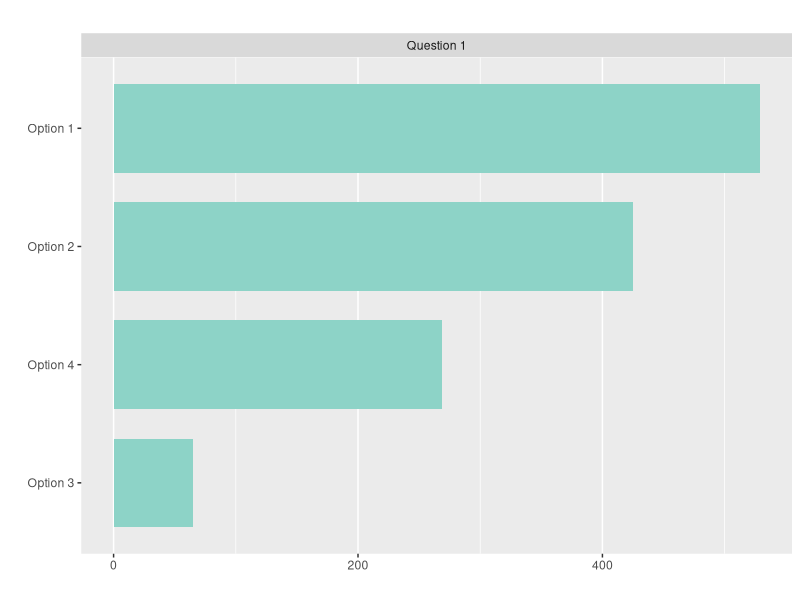
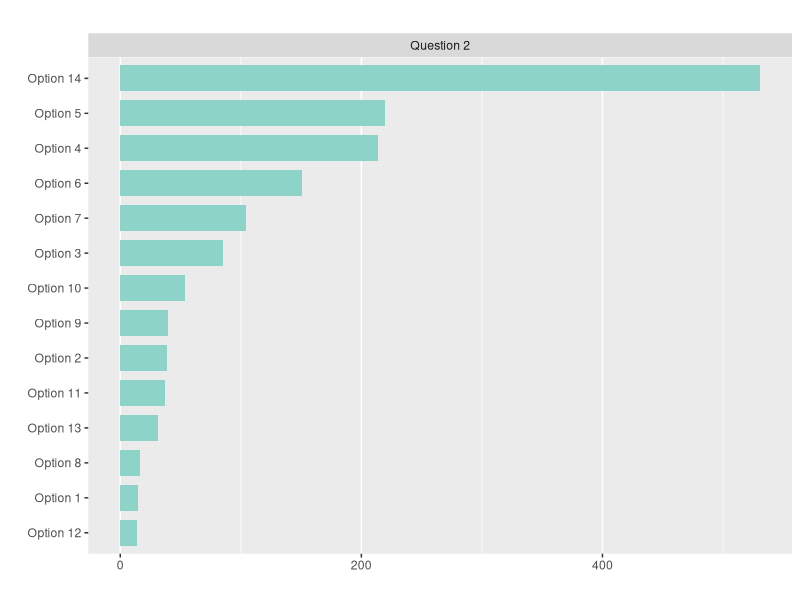
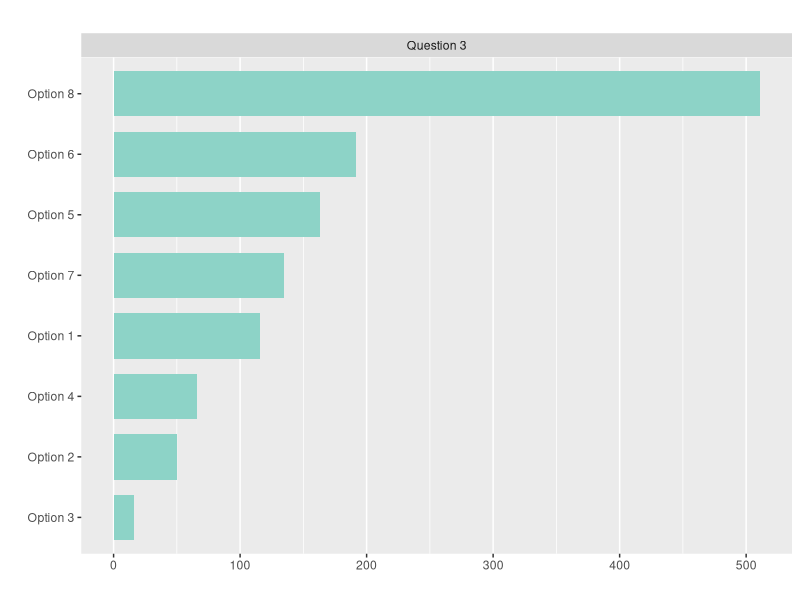
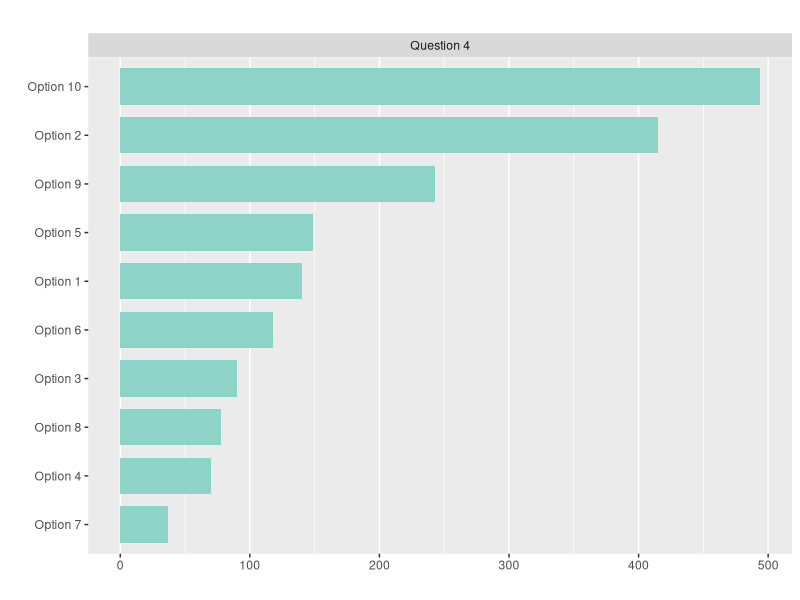
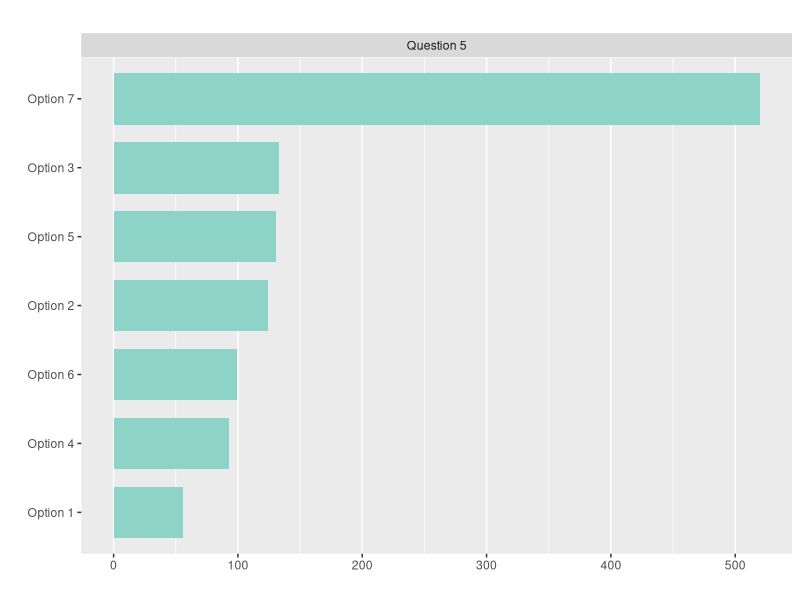

The R script that drew these images, in order:
# Samuel Crane
# http://www.samuelcrane.com
# https://github.com/samuelcrane
#
# R code
# Make horizontal bar charts with ggplot2 for each Coursera survey response.
# Does not handle text responses.
# See example input file 'survey_response_table.csv'

library('ggplot2')
library('RColorBrewer')

# Label functions from https://github.com/hadley/ggplot2/wiki/labeller
# label_wrap sets the width at a fixed character count
# example call: facet_grid(drv ~ cyl, labeller=label_wrap)
label_wrap <- function(variable, value) {
  lapply(strwrap(as.character(value), width=90, simplify=FALSE), 
         paste, collapse="\n")
}  

# label_wrap_gen allows the width to be set as a parameter of the function call
# example call: facet_grid(~ drv + cyl, labeller=label_wrap_gen(width=15))
label_wrap_gen <- function(width = 25) {
  function(variable, value) {
    lapply(strwrap(as.character(value), width=width, simplify=FALSE), 
           paste, collapse="\n")
  }
}

makeBarchart <- function(x){
  barchart <- ggplot(x, aes(x=reorder(option_text, responses), y=responses, fill=question_text)) 
  barchart <- barchart + geom_bar(width=.75, stat="identity")
  barchart <- barchart + scale_fill_brewer(palette="Set3", guide=FALSE)
  barchart <- barchart + facet_grid(. ~ question_text, labeller=label_wrap)
  barchart <- barchart + coord_flip()
  barchart <- barchart + labs(title = "", x = "", y = "") 
  barchart <- barchart + theme(panel.grid.minor.y = element_blank(), panel.grid.major.y = element_blank())
  barchart
} 

surveyResp <- read.csv('survey_response_table.csv')

by(surveyResp,surveyResp$question_text,
   function(x)
     makeBarchart(x)
)


